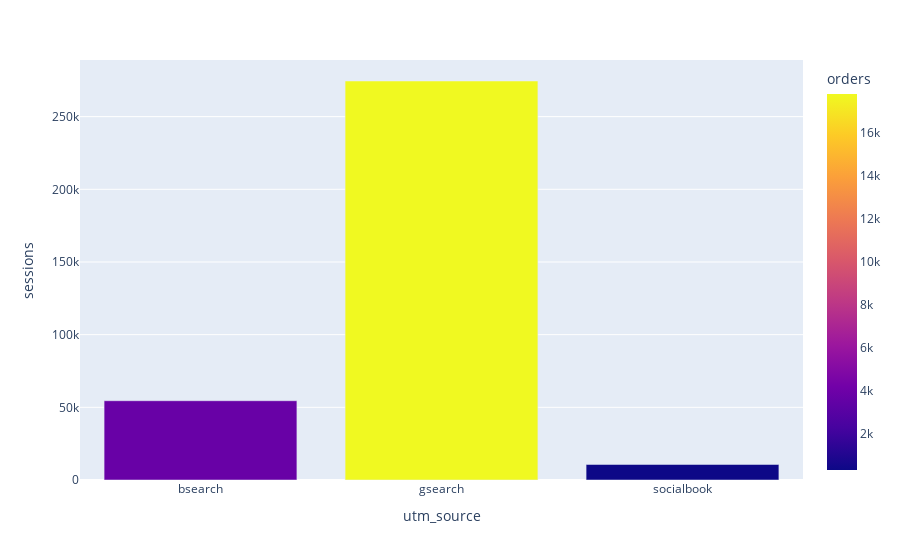

Here is the notebook cell this chart was saved with:
### Code cell
# Visualization: bar chart
fig = px.bar(df2, x='utm_source', y='sessions',
             hover_data=['orders', 'conv_rate'], color='orders') 
fig.show()

### Figure 1 — Plotly figure (JSON) as saved in the notebook; plotly's stock layout.template omitted (floating-point values rounded to 4 significant figures)
{"data": [{"alignmentgroup": "True", "customdata": [[4916, 0.072], [3796, 0.0696], [17788, 0.0648], [343, 0.0321]], "hovertemplate": "utm_source=%{x}<br>sessions=%{y}<br>orders=%{marker.color}<br>conv_rate=%{customdata[1]}<extra></extra>", "legendgroup": "", "marker": {"color": [4916, 3796, 17788, 343], "coloraxis": "coloraxis"}, "name": "", "offsetgroup": "", "orientation": "v", "showlegend": false, "textposition": "auto", "type": "bar", "x": [null, "bsearch", "gsearch", "socialbook"], "xaxis": "x", "y": [68274, 54545, 274514, 10685], "yaxis": "y"}], "layout": {"barmode": "relative", "coloraxis": {"colorbar": {"title": {"text": "orders"}}, "colorscale": [[0, "#0d0887"], [0.1111, "#46039f"], [0.2222, "#7201a8"], [0.3333, "#9c179e"], [0.4444, "#bd3786"], [0.5556, "#d8576b"], [0.6667, "#ed7953"], [0.7778, "#fb9f3a"], [0.8889, "#fdca26"], [1, "#f0f921"]]}, "legend": {"tracegroupgap": 0}, "margin": {"t": 60}, "xaxis": {"anchor": "y", "domain": [0, 1], "title": {"text": "utm_source"}}, "yaxis": {"anchor": "x", "domain": [0, 1], "title": {"text": "sessions"}}}}
